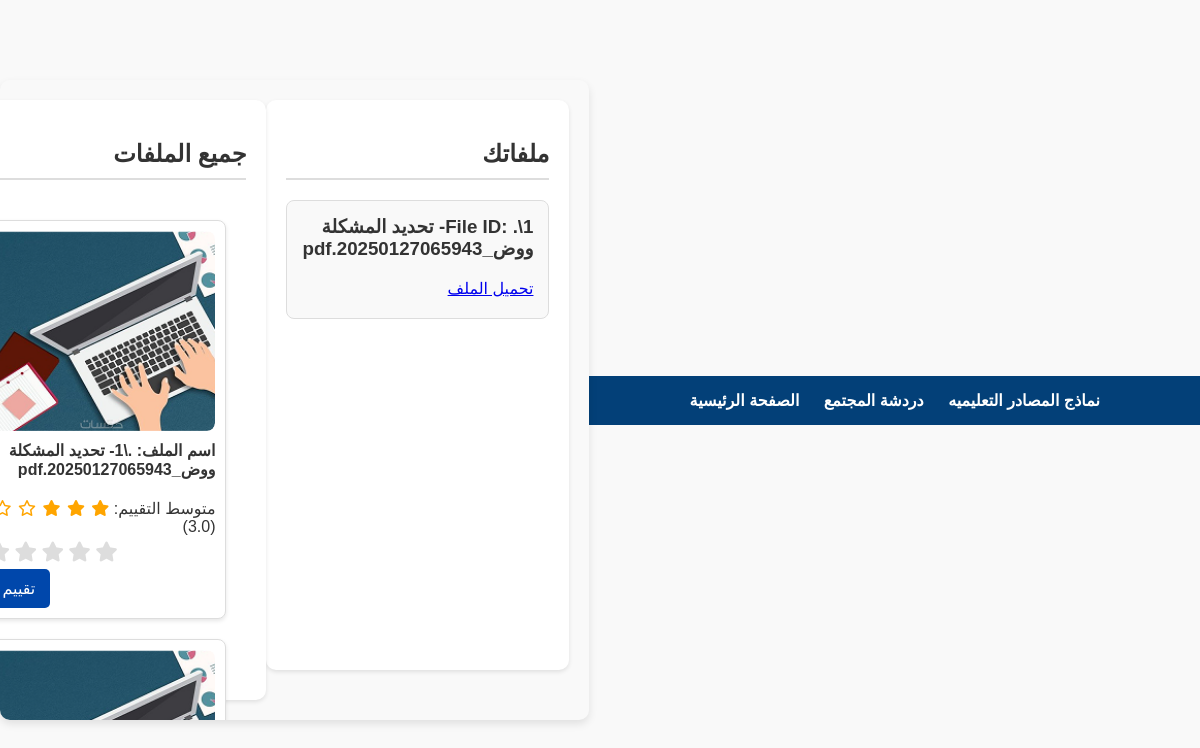
Screenshot of /files (signed in) with the database file from the repository.
### app.py (models this page shows, shortened)
class File(db.Model):
    id = db.Column(db.Integer, primary_key=True)
    user_id = db.Column(db.Integer, db.ForeignKey('user1.id'), nullable=False)
    rating = db.Column(db.Integer, default=0) # Default rating
    file_location = db.Column(db.String(255), nullable=False)
    user = db.relationship('User1', backref='files')
    def average_rating(self):
        ratings = [rating.rating for rating in self.ratings]
        if ratings:
            return sum(ratings) / len(ratings)
        return 0

class Rating(db.Model):
    id = db.Column(db.Integer, primary_key=True)
    user_id = db.Column(db.Integer, db.ForeignKey('user1.id'), nullable=False)
    file_id = db.Column(db.Integer, db.ForeignKey('file.id'), nullable=False)
    rating = db.Column(db.Integer, nullable=False)
    user = db.relationship('User1', backref='ratings')
    file = db.relationship('File', backref='ratings')

### app.py (the view, shortened to what this page needs)
@app.route('/files', methods=['GET', 'POST'])
def files_page():
    user_id = session.get('user_id')
    if not user_id:
        return redirect(url_for('login'))
    user_files = File.query.filter_by(user_id=user_id).all()
    all_files = File.query.all()
    return render_template('files.html', user_files=user_files, all_files=all_files)

### templates/files.html (shortened to what this page needs)
<!DOCTYPE html>
<html lang="en">
<head>
    <link rel="stylesheet" href="{{ url_for('static', filename='style.css') }}">
    <link rel="stylesheet" href="https://cdnjs.cloudflare.com/ajax/libs/font-awesome/6.0.0/css/all.min.css" />
  </head>
<body>
<nav class="navbar">
    <a href="form">نماذج المصادر التعليميه</a>
    <a href="chat">دردشة المجتمع</a>
    <a href="files">الصفحة الرئيسية</a>
</nav>
<div class="container">
    <div class="user-files-section">
        <h2>ملفاتك</h2>
        {% if user_files %}
        {% for file in user_files %}
        <div class="user-file-container">
            <h3>File ID: {{ file.file_location }}</h3>
            <p> <a href="{{ file.file_location }}" download> تحميل الملف </a> </p>
        </div>
        {% endfor %}
        {% else %}
        <p>لا يوجد لديك اي ملفات.</p>
        {% endif %}
    </div>
    <div class="all-files-section">
        <h2>جميع الملفات</h2>
        <div class="file-grid">
            {% for file in all_files %}
            <div class="file-card">
                <div class="image-container">
                    {% if file.file_location.endswith(('.jpg', '.jpeg', '.png', '.gif')) %}
                    <img src="{{ file.file_location }}" alt="File Image">
                    {% else %}
                    <img src="{{ url_for('static', filename='Placeholder.png') }}" alt="Default File Image">
                    {% endif %}
                </div>
                <h4>اسم الملف: {{ file.file_location.split('/')[-1] }}</h4>
                <div class="rating">
                    <span>
                        متوسط التقييم:
                        {% for i in range(5) %}
                            {% if file.average_rating() >= loop.index %}
                                <i class="fas fa-star"></i>
                            {% else %}
                                <i class="far fa-star"></i>
                            {% endif %}
                        {% endfor %}
                        ({{ file.average_rating()|round(2) }})
                    </span>
                    <form method="post" class="rating-form">
                        <div class="stars">
                        {% for i in range(1, 6) %}
                            <label for="star{{ i }}-{{ file.id }}" title="{{ i }} star">
                                <i class="fas fa-star"></i>
                            </label>
                        {% endfor %}
                        </div>
                        <button type="submit">تقييم</button>
                    </form>
                </div>
            </div>
            {% endfor %}
        </div>
    </div>
</div>
</body>
</html>

### static/css/style.css (style rules this page uses)
body { font-family: sans-serif; margin: 0; padding: 0; display: flex; justify-content: center; align-items: center; min-height: 100vh; background-color: #f9f9f9; }
.container { display: flex; width: 90%; max-width: 1200px; height: 600px; border-radius: 10px; overflow: hidden; box-shadow: 0 4px 8px rgba(0, 0, 0, 0.1); }

### templates/files.html (style rules this page uses)
body { font-family: sans-serif; margin: 0; padding: 0; background-color: #f9f9f9; color: #333; direction: rtl; }
.container { width: 90%; max-width: 1200px; margin: 20px auto; padding: 20px; }
.user-files-section { margin-bottom: 30px; background-color: white; padding: 20px; border-radius: 10px; box-shadow: 0 2px 4px rgba(0,0,0,0.1); }
.user-files-section h2 { border-bottom: 2px solid #ddd; padding-bottom: 10px; margin-bottom: 20px; text-align: right; }
.user-file-container { border: 1px solid #ddd; border-radius: 8px; padding: 15px; margin-bottom: 15px; background-color: #f9f9f9; text-align: right; }
.user-file-container h3 { margin-top: 0; }
.user-file-container p { margin-bottom: 5px; }
.all-files-section { background-color: white; padding: 20px; border-radius: 10px; box-shadow: 0 2px 4px rgba(0,0,0,0.1); }
.all-files-section h2 { border-bottom: 2px solid #ddd; padding-bottom: 10px; margin-bottom: 20px; text-align: right; }
.file-grid { display: grid; grid-template-columns: repeat(auto-fill, minmax(250px, 1fr)); gap: 20px; padding: 20px; }
.file-card { border: 1px solid #ddd; border-radius: 8px; overflow: hidden; background-color: white; box-shadow: 0 2px 4px rgba(0,0,0,0.1); padding: 10px; display: flex; flex-direction: column; text-align: right; position: relative; }
.file-card .image-container { overflow: hidden; position: relative; border-radius: 8px; }
.file-card .image-container img { max-width: 100%; height: 200px; object-fit: cover; display: block; border-radius: 8px; }
.file-card h4 { margin: 10px 0; text-align: right; }
.file-card .rating { margin-top: 10px; }
.file-card .rating span { display: block; margin-bottom: 5px; }
.file-card .rating span i { color: orange; margin-left: 2px; margin-right: 0; }
.rating-form { display: flex; flex-direction: column; align-items: flex-end; }
.rating-form .stars { direction: ltr; display: inline-block; }
.rating-form label { cursor: pointer; font-size: 20px; color: #ddd; transition: color 0.2s; display: inline-block; }
.rating-form button { background-color: #0047ab; color: white; border: none; padding: 10px 15px; border-radius: 5px; cursor: pointer; font-size: 1em; transition: background-color 0.3s ease; margin-top: 5px; }
button { background-color: #0047ab; color: white; border: none; padding: 10px 15px; border-radius: 5px; cursor: pointer; font-size: 1em; transition: background-color 0.3s ease; }
.navbar { width: 100%; background-color: #034078; color: white; padding: 15px 0; text-align: center; }
.navbar a { color: white; text-decoration: none; margin: 0 10px; font-size: 1rem; font-weight: bold; }

### rows the page displays
File: file_location ".\\1- تحديد المشكلة ووض_20250127065943.pdf", average_rating "3.0"
